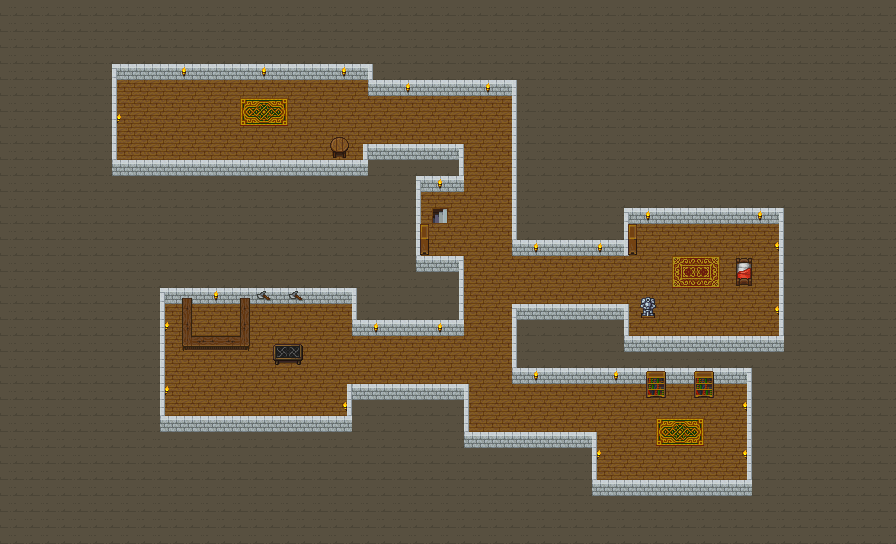

This is a level from a 2D game, rendered from its Tiled map with the project's own tilesets. A one-line summary and the map file follow, with tile-layer data summarised:
An orthogonal 56x34 tile map with 16x16 px tiles, 3 tile layers (фон, стены, изображения объектов), 2 tilesets and 51 objects (32x wall, 5x enemy, 4x table, 4x cupboard, 2x decorative_ax, ...).

<map version="1.4" tiledversion="1.4.3" orientation="orthogonal" renderorder="right-down" width="56" height="34" tilewidth="16" tileheight="16" infinite="0" nextlayerid="17" nextobjectid="126">
 <tileset firstgid="1" name="goblinhouse" tilewidth="16" tileheight="16" tilecount="135" columns="9">
  <image source="../sprites/spritesheets/tiles/goblinhouse.png" width="150" height="250" />
 </tileset>
 <tileset firstgid="136" name="Titleset_Doungeon" tilewidth="16" tileheight="16" tilecount="90" columns="10">
  <image source="../sprites/spritesheets/tiles/dungetileset.png" width="160" height="144" />
 </tileset>
 <layer id="11" name="фон" width="56" height="34">
  <data>[1904 cells, 1904 non-empty, 2 distinct tile ids]</data>
 </layer>
 <layer id="12" name="стены" width="56" height="34">
  <data>[1904 cells, 622 non-empty, 7 distinct tile ids]</data>
 </layer>
 <layer id="16" name="изображения объектов" width="56" height="34">
  <data>[1904 cells, 80 non-empty, 46 distinct tile ids]</data>
 </layer>
 <objectgroup id="2" name="walls">
  <object id="52" name="wall" x="160" y="287.875" width="5" height="144.188" />
  <object id="55" name="wall" x="164.813" y="416" width="187.188" height="16" />
  <object id="57" name="wall" x="347" y="384.063" width="5" height="31.8125" />
  <object id="58" name="wall" x="351.938" y="288.063" width="5.0625" height="47.9375" />
  <object id="59" name="wall" x="165" y="287.958" width="187.021" height="16.0417" />
  <object id="60" name="wall" x="357" y="319.938" width="106.875" height="16" />
  <object id="61" name="wall" x="352" y="384" width="111.875" height="16" />
  <object id="62" name="wall" x="458.875" y="256.063" width="5.0625" height="64.0625" />
  <object id="63" name="wall" x="464.125" y="384" width="4.875" height="47.9375" />
  <object id="64" name="wall" x="464.042" y="432.021" width="127.854" height="15.9792" />
  <object id="65" name="wall" x="591.958" y="432" width="5.04167" height="48.0208" />
  <object id="67" name="wall" x="592" y="480.042" width="159.979" height="15.9583" />
  <object id="68" name="wall" x="746.979" y="368.121" width="5.02083" height="111.775" />
  <object id="71" name="wall" x="511.938" y="368.063" width="235.063" height="15.8125" />
  <object id="75" name="wall" x="511.979" y="304.07" width="4.97917" height="63.8883" />
  <object id="77" name="wall" x="517" y="304.042" width="107.021" height="15.8958" />
  <object id="78" name="wall" x="624" y="304" width="5" height="32" />
  <object id="79" name="wall" x="624.042" y="336" width="159.938" height="16.0417" />
  <object id="80" name="wall" x="778.854" y="207.917" width="5.22917" height="128.167" />
  <object id="81" name="wall" x="628.986" y="207.986" width="149.785" height="15.9565" />
  <object id="82" name="wall" x="624.029" y="208" width="4.88406" height="47.9855" />
  <object id="83" name="wall" x="512" y="240.058" width="112.087" height="15.8841" />
  <object id="84" name="wall" x="416.083" y="256.042" width="42.6875" height="16" />
  <object id="85" name="wall" x="416" y="175.979" width="5.08333" height="80" />
  <object id="86" name="wall" x="421" y="176.146" width="42.9583" height="15.7708" />
  <object id="87" name="wall" x="512.021" y="80.1212" width="5" height="159.848" />
  <object id="88" name="wall" x="458.958" y="144.042" width="5.04167" height="31.9167" />
  <object id="89" name="wall" x="362.917" y="144" width="96.0833" height="16.1667" />
  <object id="92" name="wall" x="112.021" y="160.061" width="255.875" height="16" />
  <object id="93" name="wall" x="112.136" y="64" width="4.86364" height="95.9545" />
  <object id="94" name="wall" x="117.083" y="64" width="256.038" height="16" />
  <object id="95" name="wall" x="367.97" y="79.9697" width="144.03" height="16.1515" />
 </objectgroup>
 <objectgroup id="10" name="objects">
  <object id="96" name="table" x="182" y="298" width="10.0909" height="38.0356" />
  <object id="97" name="table" x="182" y="336" width="68" height="9.875" />
  <object id="98" name="table" x="240.125" y="297.875" width="9.875" height="38" />
  <object id="99" name="table" x="273.114" y="343.891" width="29.875" height="17.125" />
  <object id="100" name="bed" x="735.818" y="258.125" width="16.125" height="27.875" />
  <object id="101" name="armor" x="639.948" y="296.897" width="16.1522" height="20.9783" />
  <object id="102" name="cupboard" x="628.091" y="224" width="9" height="31" />
  <object id="104" name="cupboard" x="646" y="370.909" width="20" height="27.1818" />
  <object id="105" name="cupboard" x="693.909" y="371.091" width="20.0909" height="26.7273" />
  <object id="106" name="cupboard" x="419.909" y="223.909" width="9.18182" height="31.1818" />
  <object id="110" name="stool" x="330.121" y="136.847" width="18.875" height="16.3125" />
  <object id="111" name="stairs" x="431.909" y="207.909" width="16.1818" height="16.1818" />
  <object id="112" name="decorative_ax" x="256.938" y="290.938" width="13.0625" height="9.125" />
  <object id="113" name="decorative_ax" x="288.719" y="291" width="13.0625" height="9.125" />
  <object id="121" name="enemy" x="495" y="99" width="15" height="15" />
  <object id="122" name="enemy" x="333.833" y="306.833" width="15" height="15" />
  <object id="123" name="enemy" x="728.5" y="462.5" width="15" height="15" />
  <object id="124" name="enemy" x="639.5" y="226.167" width="15" height="15" />
  <object id="125" name="enemy" x="433.167" y="238.167" width="15" height="15" />
 </objectgroup>
</map>